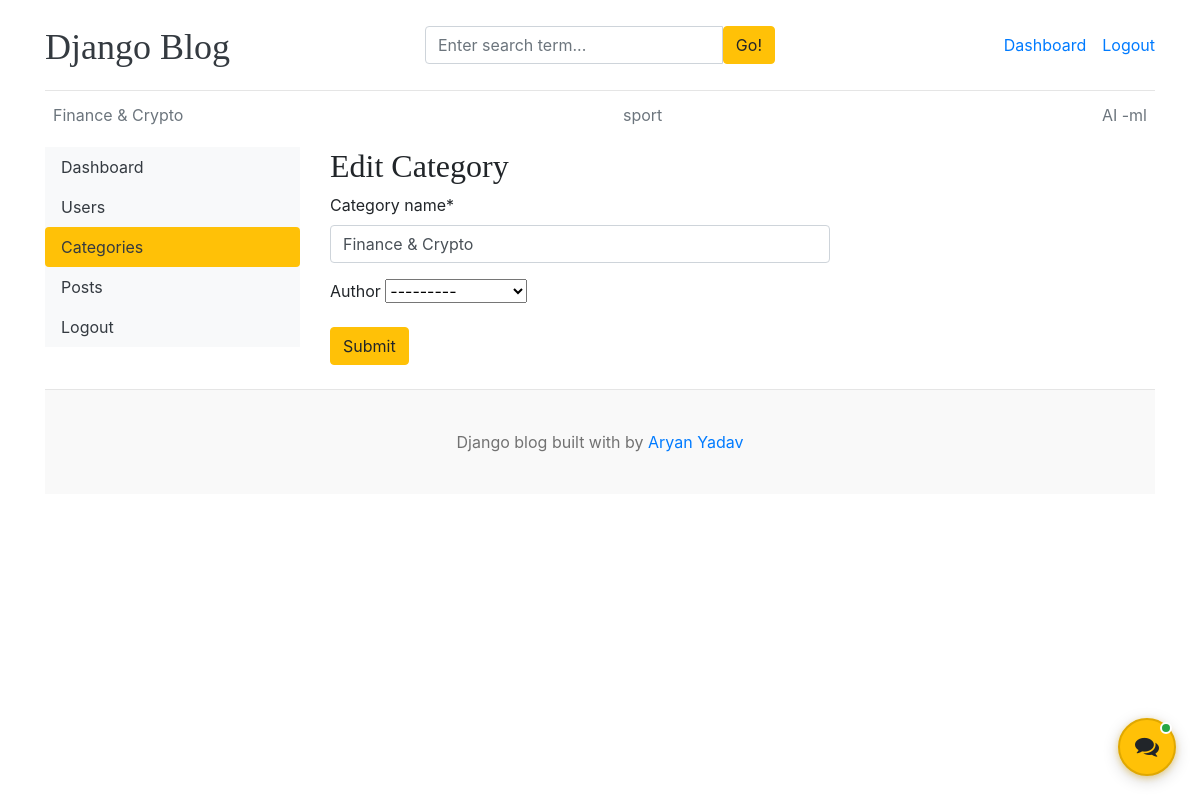
Screenshot of /dashboard/categories/edit/11/ (signed in) with the database file from the repository.
### blogs/models.py (models this page shows, shortened)
class Category(models.Model):
    category_name   = models.CharField(max_length = 50,unique = True)
    author = models.ForeignKey(User, on_delete=models.CASCADE, null=True, blank=True)
    created_at = models.DateTimeField(auto_now_add = True)
    updated_at = models.DateTimeField(auto_now = True)
    class Meta:
        verbose_name_plural = 'categories'

### dashboards/views.py (the view)
# urls.py: path('categories/edit/<int:pk>/',views.edit_category,name = 'edit_category'),
@login_required(login_url='login')
def edit_category(request, pk):
    category = get_object_or_404(Category, pk=pk)
    if not request.user.is_staff and category.author != request.user:
        raise PermissionDenied
    if request.method == 'POST':
        form = CategoryForm(request.POST, instance=category)
        if form.is_valid():
            form.save()
            return redirect('categories')
    form = CategoryForm(instance=category)
    context = {
        'form': form,
        'category': category,
    }
    return render(request, 'dashboard/edit_category.html', context)

### dashboards/form.py
class CategoryForm(forms.ModelForm):
    class Meta:
        model = Category
        fields = '__all__'

### blogs/context_processors.py (called while the page is built)
def get_categories(request):
    categories = Category.objects.all()
    return dict(categories = categories)

def get_social_links(request):
    social_links  = SocialLink.objects.all()
    return dict(social_links = social_links)

### templates/dashboard/edit_category.html (shortened to what this page needs)
{% extends 'base.html' %}
{% block content %}
{% load crispy_forms_tags %}
<div class="row">
    {% include 'dashboard/sidebar.html' %}
    <div class="col-md-9">
        <h2>Edit Category</h2>
        <form action="{% url 'edit_category' category.id %}" method="POST" style="width:500px;">
            {{ form | crispy }}
            <button type="submit" class="btn btn-warning">Submit</button>
        </form>
        <br>
    </div>
</div>
{% endblock %}

### templates/base.html (shortened to what this page needs)
{% load static %}
<!DOCTYPE html>
<html lang="en">
<head>
    <link href="https://getbootstrap.com/docs/4.0/dist/css/bootstrap.min.css" rel="stylesheet">
    <link href="{% static 'css/blog.css' %}" rel="stylesheet">
    <link href="{% static 'css/chatbot.css' %}" rel="stylesheet">
    <link rel="stylesheet" href="https://cdnjs.cloudflare.com/ajax/libs/font-awesome/4.7.0/css/font-awesome.min.css">
  </head>
<body>
    <div class="container">
      <header class="blog-header py-3">
        <div class="row flex-nowrap justify-content-between align-items-center">
          <div class="col-4 pt-1">
            <a class="blog-header-logo text-dark" href="/">Django Blog</a>
          </div>
          <div class="col-4">
            <form action="{% url 'search' %}" method="GET">
              <div class="input-group">
                <input class="form-control" type="text" name="keyword" value="{{ keyword }}" placeholder="Enter search term..." aria-label="Enter search term..." aria-describedby="button-search" />
                <button type="submit" class="btn btn-warning" id="button-search" type="button">Go!</button>
            </div>
            </form>
          </div>
          <div class="col-4 d-flex justify-content-end align-items-center">
            {% if not user.is_authenticated %}
            <a class="btn btn-sm btn-warning" href="{% url 'login' %}">Login</a> &nbsp;
            <a class="btn btn-sm btn-outline-secondary" href="{% url 'register' %}">Register</a>
            {% else %}
            <span><a href="{% url 'dashboard' %}">Dashboard</a></span>
            <span><a href="{% url 'logout' %}">Logout</a></span>
            {% endif %}
          </div>
        </div>
      </header>
      <div class="nav-scroller py-1 mb-2">
        <nav class="nav d-flex justify-content-between">
          {% for cat in categories %}
          <a class="p-2 text-muted" href="{% url 'posts_by_category' cat.id %}">{{ cat.category_name }}</a>
          {% endfor %}
        </nav>
      </div>
{% block content %}
{% endblock %}
<footer class="blog-footer">
    <p>Django blog built with  by <a href="#">Aryan Yadav </a></p>
  </footer>
  {% include 'includes/chatbot.html' %}
  </body>
  </html>

### blog_main/static/css/blog.css (style rules this page uses)
.blog-header { border-bottom: 1px solid #e5e5e5; }
.blog-header-logo { font-family: "Playfair Display", Georgia, "Times New Roman", serif; font-size: 2.25rem; }
h1, h2, h3, h4, h5, h6 { font-family: "Playfair Display", Georgia, "Times New Roman", serif; }
.blog-footer { padding: 2.5rem 0; color: #727272; text-align: center; background-color: #f9f9f9; border-top: .05rem solid #e5e5e5; }
.blog-footer p:last-child { margin-bottom: 0; }

### rows the page displays
Category: category_name "Finance & Crypto", author "---------"
Category: category_name "sport"
Category: category_name "AI -ml"
